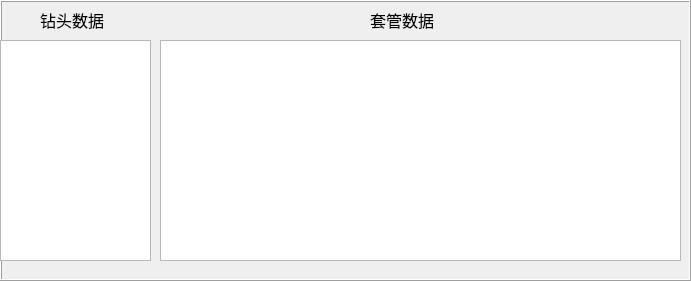
     <widget class="QFrame" name="frame_8">
      <property name="geometry">
       <rect>
        <x>860</x>
        <y>370</y>
        <width>691</width>
        <height>281</height>
       </rect>
      </property>
      <property name="styleSheet">
       <string notr="true">font: 10pt &quot;黑体&quot;;</string>
      </property>
      <property name="frameShape">
       <enum>QFrame::Box</enum>
      </property>
      <property name="frameShadow">
       <enum>QFrame::Raised</enum>
      </property>
      <widget class="QLabel" name="label_96">
       <property name="geometry">
        <rect>
         <x>370</x>
         <y>10</y>
         <width>91</width>
         <height>20</height>
        </rect>
       </property>
       <property name="font">
        <font>
         <family>黑体</family>
         <pointsize>12</pointsize>
         <weight>50</weight>
         <italic>false</italic>
         <bold>false</bold>
        </font>
       </property>
       <property name="styleSheet">
        <string notr="true">font: 12pt &quot;黑体&quot;;</string>
       </property>
       <property name="text">
        <string>套管数据</string>
       </property>
      </widget>
      <widget class="QLabel" name="label_95">
       <property name="geometry">
        <rect>
         <x>40</x>
         <y>10</y>
         <width>91</width>
         <height>20</height>
        </rect>
       </property>
       <property name="font">
        <font>
         <family>黑体</family>
         <pointsize>12</pointsize>
         <weight>50</weight>
         <italic>false</italic>
         <bold>false</bold>
        </font>
       </property>
       <property name="styleSheet">
        <string notr="true">font: 12pt &quot;黑体&quot;;</string>
       </property>
       <property name="text">
        <string>钻头数据</string>
       </property>
      </widget>
      <widget class="QTableWidget" name="tableWidget_6">
       <property name="geometry">
        <rect>
         <x>0</x>
         <y>40</y>
         <width>151</width>
         <height>221</height>
        </rect>
       </property>
      </widget>
      <widget class="QTableWidget" name="tableWidget_7">
       <property name="geometry">
        <rect>
         <x>160</x>
         <y>40</y>
         <width>521</width>
         <height>221</height>
        </rect>
       </property>
      </widget>
     </widget>
